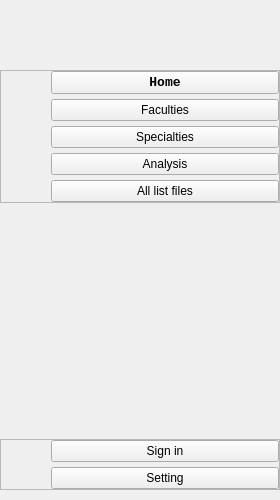
           <widget class="QCustomSlideMenu" name="leftmenu" native="true">
            <property name="minimumSize">
             <size>
              <width>0</width>
              <height>500</height>
             </size>
            </property>
            <property name="maximumSize">
             <size>
              <width>0</width>
              <height>1000</height>
             </size>
            </property>
            <layout class="QVBoxLayout" name="verticalLayout_6">
             <property name="spacing">
              <number>5</number>
             </property>
             <property name="leftMargin">
              <number>0</number>
             </property>
             <property name="topMargin">
              <number>0</number>
             </property>
             <property name="rightMargin">
              <number>0</number>
             </property>
             <property name="bottomMargin">
              <number>0</number>
             </property>
             <item>
              <widget class="QWidget" name="widget" native="true">
               <property name="minimumSize">
                <size>
                 <width>280</width>
                 <height>0</height>
                </size>
               </property>
               <property name="maximumSize">
                <size>
                 <width>280</width>
                 <height>16777215</height>
                </size>
               </property>
               <layout class="QVBoxLayout" name="verticalLayout_5">
                <property name="spacing">
                 <number>0</number>
                </property>
                <property name="leftMargin">
                 <number>0</number>
                </property>
                <property name="topMargin">
                 <number>0</number>
                </property>
                <property name="rightMargin">
                 <number>0</number>
                </property>
                <property name="bottomMargin">
                 <number>0</number>
                </property>
                <item>
                 <spacer name="verticalSpacer">
                  <property name="orientation">
                   <enum>Qt::Vertical</enum>
                  </property>
                  <property name="sizeType">
                   <enum>QSizePolicy::Minimum</enum>
                  </property>
                  <property name="sizeHint" stdset="0">
                   <size>
                    <width>20</width>
                    <height>70</height>
                   </size>
                  </property>
                 </spacer>
                </item>
                <item>
                 <widget class="QFrame" name="frame_2">
                  <property name="frameShape">
                   <enum>QFrame::StyledPanel</enum>
                  </property>
                  <property name="frameShadow">
                   <enum>QFrame::Raised</enum>
                  </property>
                  <layout class="QVBoxLayout" name="verticalLayout_3">
                   <property name="spacing">
                    <number>5</number>
                   </property>
                   <property name="leftMargin">
                    <number>50</number>
                   </property>
                   <property name="topMargin">
                    <number>0</number>
                   </property>
                   <property name="rightMargin">
                    <number>0</number>
                   </property>
                   <property name="bottomMargin">
                    <number>0</number>
                   </property>
                   <item>
                    <widget class="QPushButton" name="homeBTN">
                     <property name="font">
                      <font>
                       <family>Lucida Console</family>
                       <pointsize>10</pointsize>
                       <weight>75</weight>
                       <bold>true</bold>
                      </font>
                     </property>
                     <property name="cursor">
                      <cursorShape>PointingHandCursor</cursorShape>
                     </property>
                     <property name="autoFillBackground">
                      <bool>false</bool>
                     </property>
                     <property name="text">
                      <string>Home</string>
                     </property>
                    </widget>
                   </item>
                   <item>
                    <widget class="QPushButton" name="facultiesBTN">
                     <property name="cursor">
                      <cursorShape>PointingHandCursor</cursorShape>
                     </property>
                     <property name="text">
                      <string>Faculties</string>
                     </property>
                    </widget>
                   </item>
                   <item>
                    <widget class="QPushButton" name="specialtiesBTN">
                     <property name="cursor">
                      <cursorShape>PointingHandCursor</cursorShape>
                     </property>
                     <property name="text">
                      <string>Specialties</string>
                     </property>
                    </widget>
                   </item>
                   <item>
                    <widget class="QPushButton" name="analysisBTN">
                     <property name="cursor">
                      <cursorShape>PointingHandCursor</cursorShape>
                     </property>
                     <property name="text">
                      <string>Analysis</string>
                     </property>
                    </widget>
                   </item>
                   <item>
                    <widget class="QPushButton" name="all_filesBTN">
                     <property name="cursor">
                      <cursorShape>PointingHandCursor</cursorShape>
                     </property>
                     <property name="text">
                      <string>All list files</string>
                     </property>
                    </widget>
                   </item>
                  </layout>
                 </widget>
                </item>
                <item>
                 <spacer name="verticalSpacer_2">
                  <property name="orientation">
                   <enum>Qt::Vertical</enum>
                  </property>
                  <property name="sizeType">
                   <enum>QSizePolicy::Expanding</enum>
                  </property>
                  <property name="sizeHint" stdset="0">
                   <size>
                    <width>20</width>
                    <height>40</height>
                   </size>
                  </property>
                 </spacer>
                </item>
                <item>
                 <widget class="QFrame" name="frame_3">
                  <property name="frameShape">
                   <enum>QFrame::StyledPanel</enum>
                  </property>
                  <property name="frameShadow">
                   <enum>QFrame::Raised</enum>
                  </property>
                  <layout class="QVBoxLayout" name="verticalLayout_4">
                   <property name="spacing">
                    <number>5</number>
                   </property>
                   <property name="leftMargin">
                    <number>50</number>
                   </property>
                   <property name="topMargin">
                    <number>0</number>
                   </property>
                   <property name="rightMargin">
                    <number>0</number>
                   </property>
                   <property name="bottomMargin">
                    <number>0</number>
                   </property>
                   <item>
                    <widget class="QPushButton" name="signinBTN">
                     <property name="cursor">
                      <cursorShape>PointingHandCursor</cursorShape>
                     </property>
                     <property name="text">
                      <string>Sign in</string>
                     </property>
                    </widget>
                   </item>
                   <item>
                    <widget class="QPushButton" name="settingBTN">
                     <property name="cursor">
                      <cursorShape>PointingHandCursor</cursorShape>
                     </property>
                     <property name="text">
                      <string>Setting</string>
                     </property>
                    </widget>
                   </item>
                  </layout>
                 </widget>
                </item>
                <item>
                 <spacer name="verticalSpacer_3">
                  <property name="orientation">
                   <enum>Qt::Vertical</enum>
                  </property>
                  <property name="sizeType">
                   <enum>QSizePolicy::Fixed</enum>
                  </property>
                  <property name="sizeHint" stdset="0">
                   <size>
                    <width>20</width>
                    <height>10</height>
                   </size>
                  </property>
                 </spacer>
                </item>
               </layout>
              </widget>
             </item>
            </layout>
           </widget>
